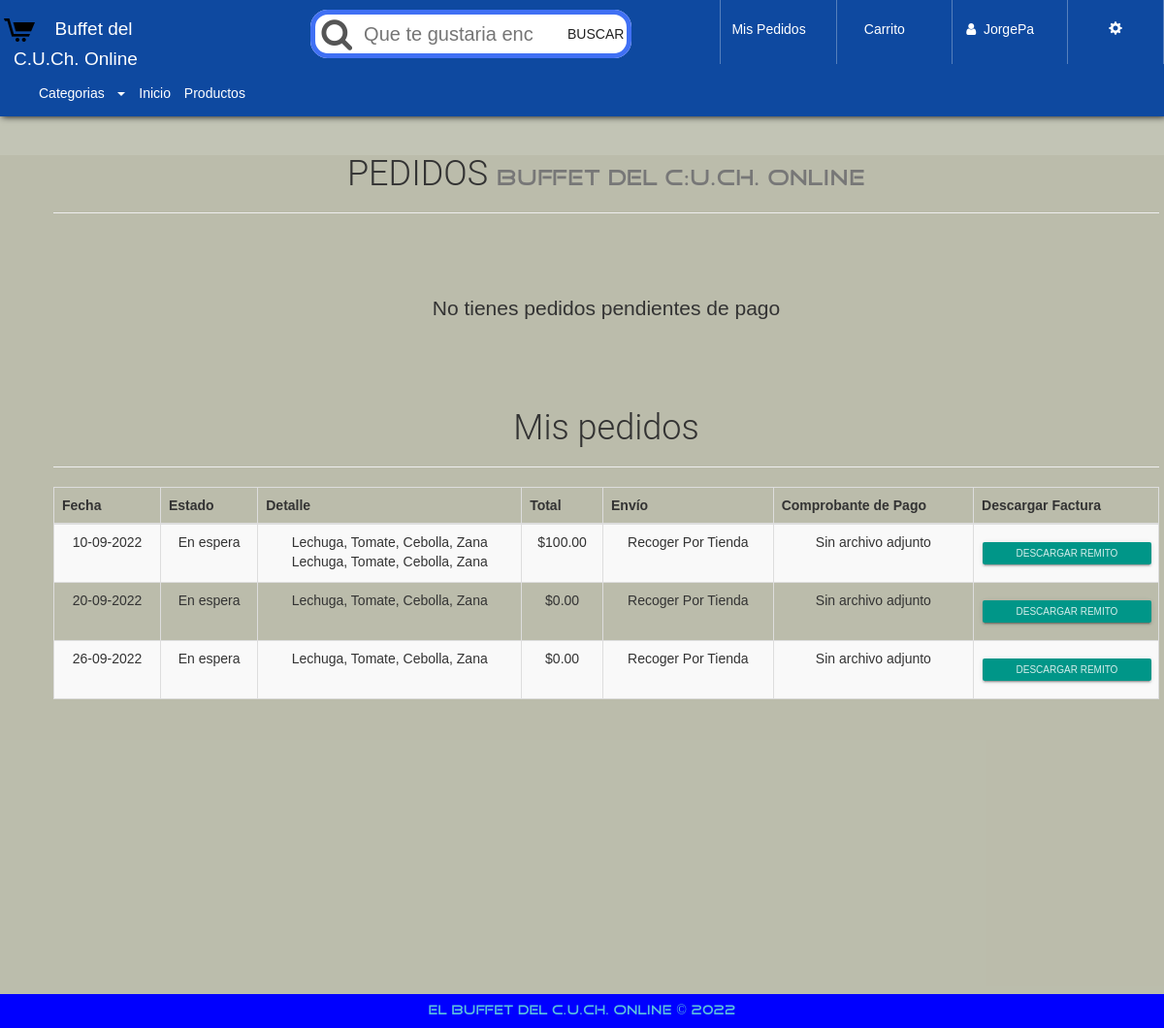
The page /pedido.php (signed in) on the database its author committed.
### tables this page shows
CREATE TABLE `venta` (
  `NumPedido` int(20) NOT NULL,
  `Fecha` varchar(150) NOT NULL,
  `NIT` varchar(30) NOT NULL,
  `Descuento` int(20) NOT NULL,
  `TotalPagar` decimal(30,2) NOT NULL,
  `Estado` varchar(150) NOT NULL,
  `NumeroDeposito` text NOT NULL,
  `TipoEnvio` text NOT NULL,
  `Adjunto` varchar(30) NOT NULL
);

CREATE TABLE `detalle` (
  `NumPedido` int(20) NOT NULL,
  `CodigoProd` varchar(30) NOT NULL,
  `CantidadProductos` int(20) NOT NULL,
  `PrecioProd` int(11) NOT NULL,
  `NombreProd` varchar(150) NOT NULL,
  `Detalles` varchar(300) NOT NULL,
  `hora` varchar(30) NOT NULL
);

### public_html/library/consulSQL.php (called while the page is built, shortened)
<?php
class ejecutarSQL {
    public static function conectar(){
        if(!$con=  mysqli_connect(SERVER,USER,PASS,BD)){
            echo "Error en el servidor, verifique sus datos";
        }
        mysqli_set_charset($con, "utf8");
        return $con;
    }
    public static function consultar($query) {
        if (!$consul = mysqli_query(ejecutarSQL::conectar(), $query)) {
            echo 'Error en la consulta SQL ejecutada';
        }
        return $consul;
    }
}
?>

### public_html/pedido.php (the view, shortened to what this page needs)
<!DOCTYPE html>
<html lang="es">
<head>
    <?php include './inc/link.php'; ?>
</head>
<body id="container-page-index">
    <?php include './inc/navbar.php';
    ?>
    <section id="container-pedido">
        <div class="container">
            <div class="page-header">
              <h1>PEDIDOS <small class="tittles-pages-logo">Buffet del C:U.Ch. Online</small></h1>
            </div>
            <br><br><br>
            <div class="row">
              <div class="col-xs-12 col-sm-8 col-sm-offset-2">
                <?php
                  require_once "library/consulSQL.php";
                  if($_SESSION['UserType']=="Admin" || $_SESSION['UserType']=="User"){
                    if(isset($_SESSION['carro'])){
                      $totalPga=0;
                ?>
                      <br><br><br>
                      <div class="container-fluid">
                        <div class="row">
                          <div class="col-xs-10 col-xs-offset-1">
                            <div>
                            </div>
                            <p class="text-center lead">Selecciona un metodo de pago</p>
                            <p class="text-center"><button ><a target="_blank" href="Mp.php">Realice su pago por:<img class="img-responsive center-all-contens" src="assets/img/mplogo.png"></img></a></button></p>
                             <br>
                             <p class="text-center">  <button class="btn btn-lg btn-raised btn-success btn-block" data-toggle="modal" data-target="#PagoModalTran">Transaccion Bancaria</button></p>
                          </div>
                        </div>
                      </div>
                <?php
                    }else{
                      echo '<p class="text-center lead">No tienes pedidos pendientes de pago</p>';
                    }
                  }else{
                    echo '<p class="text-center lead">Inicia sesión para realizar pedidos</p>';
                  }
                ?>
              </div>
            </div>
        </div>
        <?php
            if($_SESSION['UserType']=="User"){
                $consultaC=ejecutarSQL::consultar("SELECT * FROM venta WHERE NIT='".$_SESSION['UserNIT']."'");
        ?>
            <div class="container" style="margin-top: 70px;">
              <div class="page-header">
                <h1>Mis pedidos</h1>
              </div>
            </div>
        <?php
            if(mysqli_num_rows($consultaC)>=1){
        ?>
                <div class="container">
                    <div class="row">
                        <div class="col-xs-12">
                            <table class="table table-hover table-bordered table-striped">
                                <thead>
                                    <tr>
                                        <th>Fecha</th>
                                        <th>Estado</th>
                                        <th>Detalle</th>
                                        <th>Total</th>
                                        <th>Envío</th>
                                        <th>Comprobante de Pago</th>
                                        <th>Descargar Factura</th>
                                    </tr>
                                </thead>
                                <tbody>
                                    <?php
                                    while($rw=mysqli_fetch_array($consultaC, MYSQLI_ASSOC)){
                                    ?>
                                        <tr>
                                            <td><?php echo $rw['Fecha']; ?></td>
                                            <td>
                                            <?php
                                              switch ($rw['Estado']) {
                                                case 'Pendiente':
                                                  echo "En espera";
                                                  break;
                                              }
                                            ?>
                                            </td>
                                            <td>
                                              <?php
                                                $consu=ejecutarSQL::consultar("SELECT * FROM detalle WHERE NumPedido='".$rw['NumPedido']."'");
                                                foreach($consu as $my){
                                                  echo $my['Detalles'];
                                                  echo '<br>';
                                                }
                                              ?>
                                            </td>
                                            <td>$<?php echo $rw['TotalPagar']; ?></td>
                                            <td><?php echo $rw['TipoEnvio']; ?></td>
                                            <td><?php
                                           if( $rw['Adjunto']=="Sin archivo adjunto" ){
                                                echo $rw['Adjunto'];
                                           }else{
                                           }
                                            ?></td>
                                            <td><a href="../report/remito.php?id=<?php echo $rw['NIT'];  ?>&np=<?php echo $rw['NumPedido']?>" class="btn btn-raised btn-xs btn-primary btn-block" target="_blank">Descargar Remito</a>
                                            </td>
                                        </tr>
                                    <?php
                                    }
                                    ?>
                                </tbody>
                            </table>
                        </div>
                    </div>
                </div>
        <?php
            }else{
              echo '<p class="text-center lead">No tienes ningun pedido realizado</p>';
            }
        }
        ?>
    </section>
    <?php
    include './inc/footer.php'; ?>
</body>
</html>

### public_html/css/style.css (style rules this page uses)
body { font-family: "FontFamilySPro"; line-height: 1.5; font-size: 1.4em; width: 100vw; min-height: 100vh; margin: 0px; padding: 0px; background-position: center ; background-repeat: no-repeat; background-color: rgba(186, 188, 171, .87); }
* { margin: 0; padding: 0; box-sizing: border-box; font-family: 'Poppins', sans-serif; }
section { width: 100%; margin: 0px; padding: 0px 0px; }
.tittles-pages-logo { font-family: "FontFamilyLogo"; }
#container-page-index { background-color: rgba(186, 188, 171, .87); ; }
#store, #infoproduct, #container-pedido { background-color: rgba(186, 188, 171, .87); min-height: 900px; }

### public_html/css/stile2.css (style rules this page uses)
.container { height: 100%; margin: 0 40px; border-radius: 25px; text-align: center; justify-content: center; align-self: center; }

### rows shown on the page
venta: Fecha "10-09-2022", Estado "En espera", TotalPagar "100.00", TipoEnvio "Recoger Por Tienda", Adjunto "Sin archivo adjunto"
detalle: Detalles "Lechuga, Tomate, Cebolla, Zana"
detalle: Detalles "Lechuga, Tomate, Cebolla, Zana"
venta: Fecha "20-09-2022", Estado "En espera", TotalPagar "0.00", TipoEnvio "Recoger Por Tienda", Adjunto "Sin archivo adjunto"
detalle: Detalles "Lechuga, Tomate, Cebolla, Zana"
venta: Fecha "26-09-2022", Estado "En espera", TotalPagar "0.00", TipoEnvio "Recoger Por Tienda", Adjunto "Sin archivo adjunto"
detalle: Detalles "Lechuga, Tomate, Cebolla, Zana"

### other values the page prints
$_SESSION['nombreUser'] "JorgePa"
